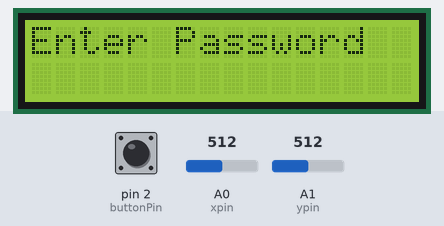
A sketch run on a simulated Arduino Uno, built with avr-gcc and run on an emulated ATmega328P. On the bench: 16×2 character LCD. Inputs (shaded band) come from the test bench; at power-on: A0 (xpin) = 512, A1 (ypin) = 512, pin 2 (buttonPin) HIGH.

Above: at 1.2 s.
1.3 s: A0 (xpin) set to 891
2.8 s: A0 (xpin) set to 914
At 3.8 s:
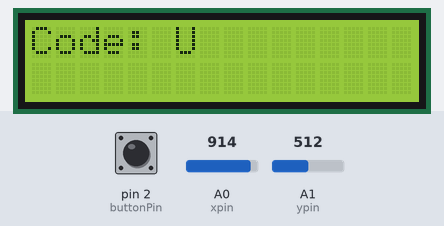
4.3 s: A1 (ypin) set to 886
5.8 s: A1 (ypin) set to 909
At 6.1 s:
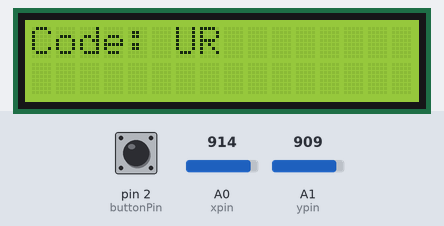
7.3 s: A1 (ypin) set to 105
8.8 s: A1 (ypin) set to 94
At 9.6 s:
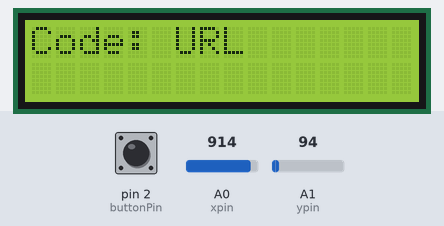
Timing chart, 0 to 11.3 s (numbered marks = the images above; inputs shaded):
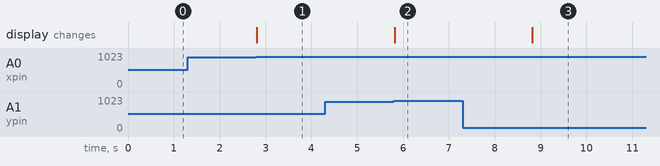

Measured:
- the behaviour switches between 900 and 901 on A0 (xpin) (found by bisection; images 0 and 1)
- the behaviour switches between 900 and 901 on A1 (ypin) (found by bisection; images 1 and 2)
- the behaviour switches between 100 and 99 on A1 (ypin) (found by bisection; images 2 and 3)
- after the input at 1.3 s, every drawn part: stays the same
- after the input at 2.8 s, the display: changes at once (image 1)
- after the input at 4.3 s, every drawn part: stays the same
- after the input at 5.8 s, the display: changes at once (image 2)
- after the input at 7.3 s, every drawn part: stays the same
- after the input at 8.8 s, the display: changes at once (image 3)

The sketch:

pasword_joystick.ino
```cpp
#include <Wire.h>
#include <LiquidCrystal_I2C.h>

LiquidCrystal_I2C lcd(0x27, 16, 2);

int xpin = A0;
int ypin = A1;
int buttonPin = 2;

int key1 = 0;
int key2 = 0;

String password = "UDRL";
String x = "";

bool Uppressed = false;
bool Downpressed = false;
bool Rightpressed = false;
bool Leftpressed = false;

bool correctpassword = false;

int lastButtonState = HIGH;

void setup() {
  Serial.begin(9600);

  lcd.init();
  lcd.backlight();

  pinMode(buttonPin, INPUT_PULLUP);

  lcd.setCursor(0, 0);
  lcd.print("Enter Password");
}

void resetinput() {
  x = "";

  Uppressed = false;
  Downpressed = false;
  Rightpressed = false;
  Leftpressed = false;

  correctpassword = false;

  lcd.clear();
  lcd.setCursor(0, 0);
  lcd.print("Enter Password");
}

void recordInput(char direction) {
  if (x.length() < password.length()) {
    x += direction;

    lcd.setCursor(0, 0);
    lcd.print("Code: ");
    lcd.print(x);
    lcd.print("       ");
  }
}

void input() {
  if (correctpassword) {
    return;
  }

  key1 = analogRead(xpin);
  key2 = analogRead(ypin);

  // UP
  if (key1 > 900 && !Uppressed) {
    recordInput('U');
    Uppressed = true;
  }

  if (key1 < 800) {
    Uppressed = false;
  }

  // DOWN
  if (key1 < 100 && !Downpressed) {
    recordInput('D');
    Downpressed = true;
  }

  if (key1 > 200) {
    Downpressed = false;
  }

  // RIGHT
  if (key2 > 900 && !Rightpressed) {
    recordInput('R');
    Rightpressed = true;
  }

  if (key2 < 800) {
    Rightpressed = false;
  }

  // LEFT
  if (key2 < 100 && !Leftpressed) {
    recordInput('L');
    Leftpressed = true;
  }

  if (key2 > 200) {
    Leftpressed = false;
  }
}

void loop() {

  // Reset button: detect a new press
  int buttonState = digitalRead(buttonPin);

  if (buttonState == LOW && lastButtonState == HIGH) {
    delay(30);

    if (digitalRead(buttonPin) == LOW) {
      resetinput();
      lastButtonState = LOW;
      return;
    }
  }

  lastButtonState = buttonState;

  input();

  // Check password after four directions
  if (x.length() == password.length() && !correctpassword) {

    if (x == password) {

      lcd.clear();
      lcd.setCursor(0, 0);
      lcd.print("Master :)");

      lcd.setCursor(0, 1);
      lcd.print("Access Granted");

      correctpassword = true;
    }

    else {

      lcd.clear();
      lcd.setCursor(0, 0);
      lcd.print("Wrong Password");

      lcd.setCursor(0, 1);
      lcd.print("Try Again");

      delay(2000);

      resetinput();
    }
  }
}
```
